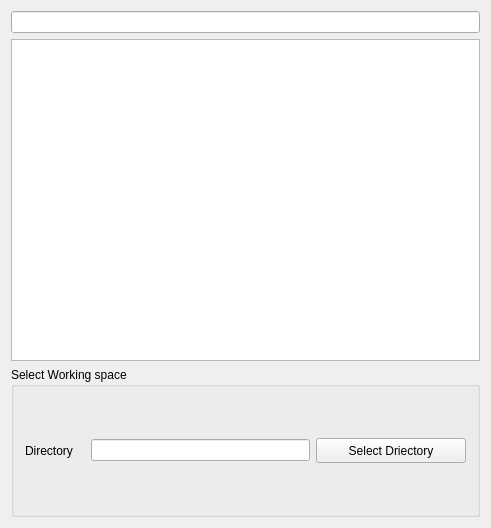
<?xml version="1.0" encoding="UTF-8"?>
<ui version="4.0">
 <class>Widget</class>
 <widget class="QWidget" name="Widget">
  <property name="geometry">
   <rect>
    <x>0</x>
    <y>0</y>
    <width>491</width>
    <height>528</height>
   </rect>
  </property>
  <property name="windowTitle">
   <string>Widget</string>
  </property>
  <layout class="QVBoxLayout" name="verticalLayout">
   <item>
    <widget class="QLineEdit" name="uiFilter"/>
   </item>
   <item>
    <widget class="QTreeView" name="uiTree"/>
   </item>
   <item>
    <widget class="QGroupBox" name="groupBox">
     <property name="minimumSize">
      <size>
       <width>0</width>
       <height>150</height>
      </size>
     </property>
     <property name="title">
      <string>Select Working space</string>
     </property>
     <layout class="QVBoxLayout" name="verticalLayout_2">
      <item>
       <layout class="QHBoxLayout" name="horizontalLayout">
        <item>
         <widget class="QLabel" name="label">
          <property name="minimumSize">
           <size>
            <width>60</width>
            <height>0</height>
           </size>
          </property>
          <property name="maximumSize">
           <size>
            <width>60</width>
            <height>16777215</height>
           </size>
          </property>
          <property name="text">
           <string>Directory</string>
          </property>
         </widget>
        </item>
        <item>
         <widget class="QLineEdit" name="lineEdit"/>
        </item>
        <item>
         <widget class="QPushButton" name="enter">
          <property name="minimumSize">
           <size>
            <width>150</width>
            <height>0</height>
           </size>
          </property>
          <property name="maximumSize">
           <size>
            <width>40</width>
            <height>25</height>
           </size>
          </property>
          <property name="text">
           <string>Select Driectory</string>
          </property>
         </widget>
        </item>
       </layout>
      </item>
     </layout>
    </widget>
   </item>
  </layout>
 </widget>
 <layoutdefault spacing="6" margin="11"/>
 <resources/>
 <connections/>
</ui>
